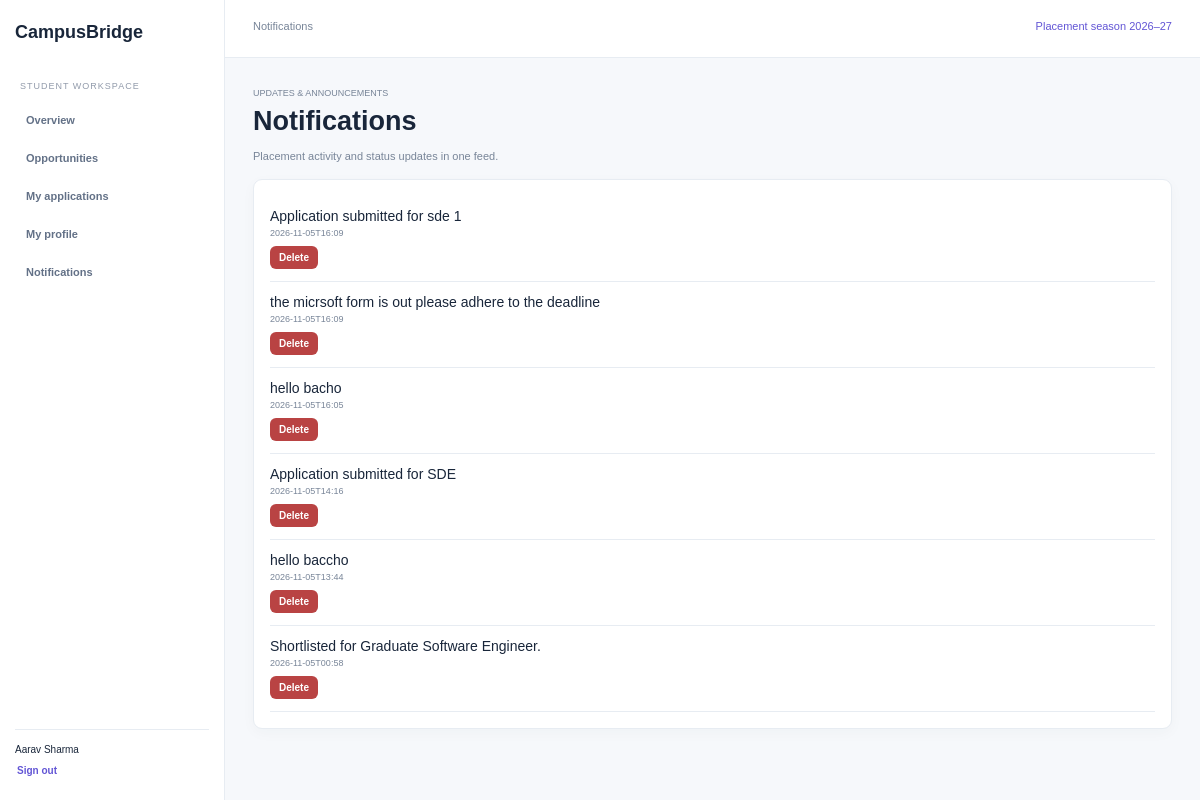
Page /notifications (signed in) on the committed database.
### tables this page shows
CREATE TABLE users(id INTEGER PRIMARY KEY,name TEXT NOT NULL,email TEXT UNIQUE NOT NULL,password TEXT NOT NULL,role TEXT NOT NULL,branch TEXT DEFAULT '',year INTEGER DEFAULT 2027,cgpa REAL DEFAULT 0,backlogs INTEGER DEFAULT 0, phone TEXT DEFAULT '', email_notifications INTEGER NOT NULL DEFAULT 1, enrollment TEXT);

CREATE TABLE notifications(id INTEGER PRIMARY KEY,student_id INTEGER REFERENCES users(id),message TEXT NOT NULL,created TEXT NOT NULL,read INTEGER DEFAULT 0);

### placement_app/notifications.py (the view, shortened to what this page needs)
@bp.route("/notifications",methods=["GET","POST"])
@login_required()
def index():
    user=get_current_user()
    connection=get_db()
    if user["role"]=="student":
        notifications=connection.execute(
            "SELECT * FROM notifications WHERE student_id=? ORDER BY created DESC",
            (user["id"],),
        ).fetchall()
        connection.execute("UPDATE notifications SET read=1 WHERE student_id=?",(user["id"],))
        connection.commit()
    else:
        notifications=connection.execute(
            """SELECT n.*,u.name FROM notifications n JOIN users u ON u.id=n.student_id
               ORDER BY n.created DESC LIMIT 100"""
        ).fetchall()
    return render_template("shared/notifications.html",notifications=notifications)

### placement_app/auth.py (called while the page is built)
def get_current_user():
    user_id=session.get("user_id")
    if user_id is None:
        return None
    return get_db().execute("SELECT * FROM users WHERE id=?",(user_id,)).fetchone()

### placement_app/database.py (called while the page is built)
def get_db():
 if "db" not in g:
  g.db=sqlite3.connect(current_app.config["DATABASE"]);g.db.row_factory=sqlite3.Row;g.db.execute("PRAGMA foreign_keys=ON")
 return g.db

### placement_app/security.py (called while the page is built)
def login_required(role=None):
    def decorate(view):
        @wraps(view)
        def wrapped(*args,**kwargs):
            from .auth import get_current_user
            user=get_current_user()
            if user is None:
                return redirect(url_for("auth.login"))
            if role and user["role"]!=role:
                abort(403)
            return view(*args,**kwargs)
        return wrapped
    return decorate

### templates/shared/notifications.html (shortened to what this page needs)
{% extends "base.html" %}
{% block title %}Notifications{% endblock %}
{% block content %}
<div class="heading"><div><small>UPDATES & ANNOUNCEMENTS</small><h1>Notifications</h1><p>Placement activity and status updates in one feed.</p></div></div>
<section class="panel">
  {% for item in notifications %}
  <div class="note">
    <div>{{ item.message }}</div>
    <small>{{ item.created[:16] }}{% if item.name is defined %} · {{ item.name }}{% endif %}</small>
    {% if current_user.role=='student' %}
    <form method="post" action="{{ url_for('notifications.delete',notification_id=item.id) }}" onsubmit="return confirm('Delete this notification?');">
      <button class="danger-button" type="submit">Delete</button>
    </form>
    {% endif %}
  </div>
  {% else %}
  <p>No notifications yet.</p>
  {% endfor %}
</section>
{% endblock %}

### templates/base.html
<!doctype html><html lang="en"><head><meta charset="utf-8"><meta name="viewport" content="width=device-width,initial-scale=1"><title>{% block title %}Placement Hub{% endblock %} · CampusBridge</title><link rel="stylesheet" href="{{ url_for('static',filename='style.css') }}"></head><body>{% if current_user %}<div class="shell"><aside><a class="brand" href="{{ url_for('home') }}">CampusBridge</a><small>{{ 'PLACEMENT OFFICE' if current_user.role=='admin' else 'STUDENT WORKSPACE' }}</small><nav>{% if current_user.role=='student' %}<a href="{{ url_for('student.dashboard') }}">Overview</a><a href="{{ url_for('student.opportunities') }}">Opportunities</a><a href="{{ url_for('student.applications') }}">My applications</a><a href="{{ url_for('student.profile') }}">My profile</a>{% else %}<a href="{{ url_for('placement.dashboard') }}">Overview</a><a href="{{ url_for('placement.drives') }}">Placement drives</a><a href="{{ url_for('placement.applications') }}">Applications</a><a href="{{ url_for('reports.index') }}">Reports</a>{% endif %}<a href="{{ url_for('notifications.index') }}">Notifications</a></nav><footer>{{ current_user.name }}<form method="post" action="{{ url_for('auth.logout') }}"><input type="hidden" name="_csrf_token" value="{{ csrf_token }}"><button>Sign out</button></form></footer></aside><main><header>{{ self.title() }} <span>Placement season 2026–27</span></header><div class="content">{% for kind,message in get_flashed_messages(with_categories=true) %}<p class="flash {{ kind }}">{{ message }}</p>{% endfor %}{% block content %}{% endblock %}</div></main></div>{% else %}{% block public_content %}{% endblock %}{% endif %}</body></html>

### static/style.css (style rules this page uses)
:root { --ink:#19263a;--muted:#788598;--line:#e7ecf2;--purple:#6255d5;--bg:#f6f8fb }
* { box-sizing:border-box }
body { margin:0;background:var(--bg);color:var(--ink);font:14px "DM Sans",Arial }
h1,h2,b,.brand { font-family:Manrope,Arial }
h1 { font-size:27px;margin:8px 0 }
p { color:var(--muted);font-size:11px;line-height:1.5 }
a { color:var(--purple);text-decoration:none;font-size:11px;font-weight:700 }
.shell aside { position:fixed;inset:0 auto 0 0;width:225px;background:white;border-right:1px solid var(--line);padding:22px 15px;display:flex;flex-direction:column }
.brand { font-size:18px;color:var(--ink);font-weight:800 }
.shell aside>small { margin:38px 5px 12px;color:#929bab;font-size:9px;letter-spacing:1px }
.shell nav { display:grid;gap:4px }
.shell nav a { padding:11px;border-radius:7px;color:#637187 }
.shell footer { margin-top:auto;border-top:1px solid var(--line);padding-top:14px;font-size:10px }
.shell footer form { margin-top:8px }
.shell button,.login button,.formgrid button { border:0;border-radius:6px;background:var(--purple);color:white;padding:9px 12px;font-weight:700;cursor:pointer;font-size:10px }
.shell footer button { background:transparent;color:var(--purple);padding:2px }
.shell main { margin-left:225px }
.shell header { height:58px;background:white;border-bottom:1px solid var(--line);padding:20px 28px;font-size:11px;color:var(--muted) }
.shell header span { float:right;color:var(--purple) }
.content { padding:26px 28px;max-width:1400px;margin:auto }
.panel,.stats>div { background:white;border:1px solid var(--line);border-radius:9px;padding:16px;margin:14px 0;box-shadow:0 4px 14px #23354a08 }
.row small,td small,small { display:block;color:var(--muted);font-size:9px;margin-top:4px }
.note { padding:12px 0;border-bottom:1px solid var(--line) }
.danger-button { background:#b94343!important }
.note form { margin-top:8px }
.note form button { padding:6px 9px }

### rows in the picture
users: role "STUDENT WORKSPACE", name "Aarav Sharma"
notifications: message "Application submitted for sde 1", created "2026-11-05T16:09"
notifications: message "the micrsoft form is out please adhere to the deadline", created "2026-11-05T16:09"
notifications: message "hello bacho", created "2026-11-05T16:05"
notifications: message "Application submitted for SDE", created "2026-11-05T14:16"
notifications: message "hello baccho", created "2026-11-05T13:44"
notifications: message "Shortlisted for Graduate Software Engineer.", created "2026-11-05T00:58"
